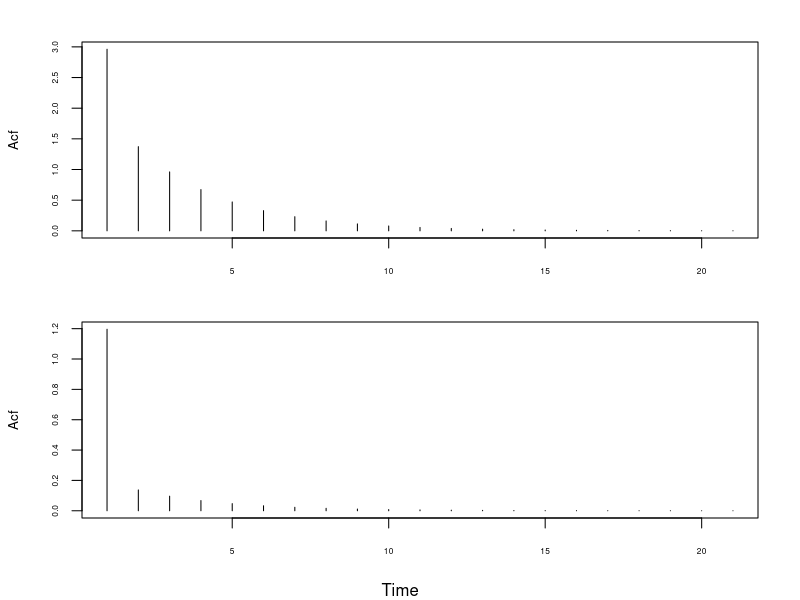
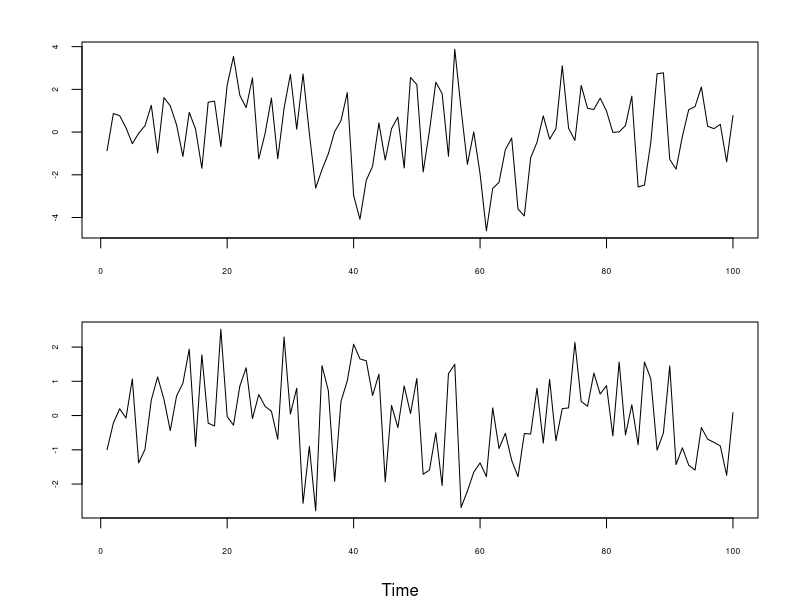
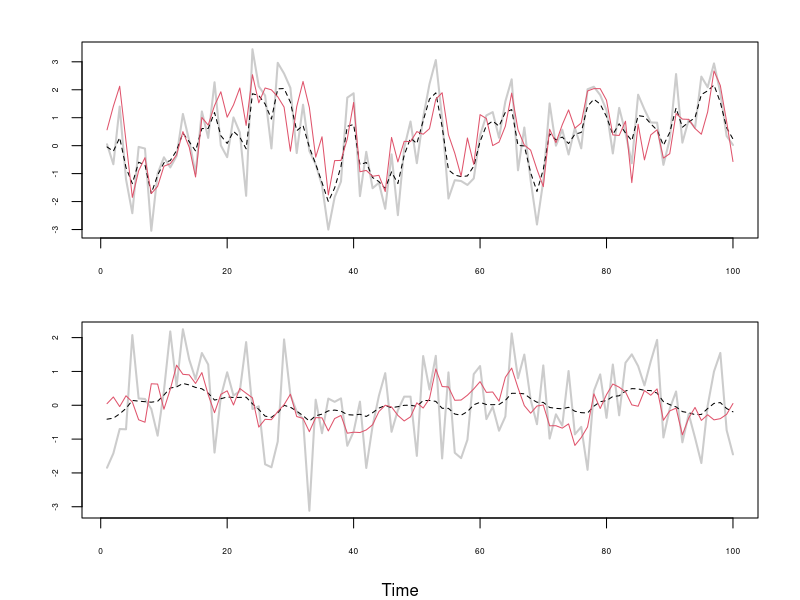
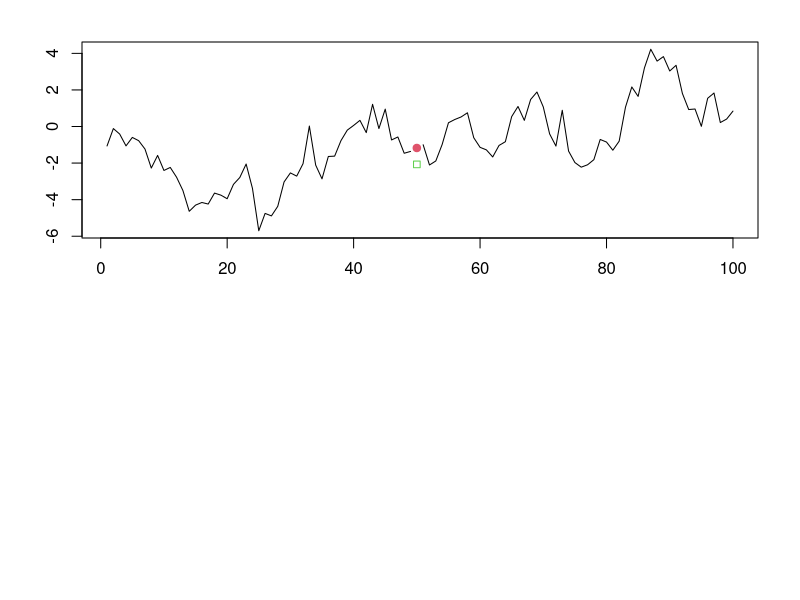

Recreate these plots in R, in order.
## ---- chunk 1
knitr::opts_knit$set(root.dir = 'C:/Users/neide/OneDrive/Documents/GitHub/BEwebinar/Data')
## ---- chunk 2
snr <- 1
phi <- .7
gamma <- snr*phi^{seq(0,20)}/(1-phi^2)
gamma[1] <- gamma[1] + 1
par(oma=c(2,0,0,0),mar=c(2,4,2,2)+0.1,mfrow=c(2,1),cex.lab=.8)
plot(ts(gamma),xlab="",ylab="Acf",yaxt="n",xaxt="n",type="h")
axis(1,cex.axis=.5)
axis(2,cex.axis=.5)

snr <- .1
phi <- .7
gamma <- snr*phi^{seq(0,20)}/(1-phi^2)
gamma[1] <- gamma[1] + 1
plot(ts(gamma),xlab="",ylab="Acf",yaxt="n",xaxt="n",type="h")
axis(1,cex.axis=.5)
axis(2,cex.axis=.5)
mtext(text="Time",side=1,line=1,outer=TRUE)
## ---- chunk 3
snr <- 1
w <- rnorm(100)
e <- rnorm(100,sd=sqrt(snr))
z <- rep(0,100)
phi <- .7
z0 <- rnorm(1,sd=sqrt(snr))/sqrt(1-phi^2)
z[1] <- phi*z0 + e[1]
for(t in 2:100) { z[t] <- phi*z[t-1] + e[t] }
x <- z + w
par(oma=c(2,0,0,0),mar=c(2,4,2,2)+0.1,mfrow=c(2,1),cex.lab=.8)
plot(ts(x),xlab="",ylab="",yaxt="n",xaxt="n")
axis(1,cex.axis=.5)
axis(2,cex.axis=.5)

snr <- .1
w <- rnorm(100)
e <- rnorm(100,sd=sqrt(snr))
z <- rep(0,100)
phi <- .7
z0 <- rnorm(1,sd=sqrt(snr))/sqrt(1-phi^2)
z[1] <- phi*z0 + e[1]
for(t in 2:100) { z[t] <- phi*z[t-1] + e[t] }
x <- z + w
plot(ts(x),xlab="",ylab="",yaxt="n",xaxt="n")
axis(1,cex.axis=.5)
axis(2,cex.axis=.5)
mtext(text="Time",side=1,line=1,outer=TRUE)
## ---- chunk 4
snr <- 1
w <- rnorm(100)
e <- rnorm(100,sd=sqrt(snr))
z <- rep(0,100)
phi <- .7
z0 <- rnorm(1,sd=sqrt(snr))/sqrt(1-phi^2)
z[1] <- phi*z0 + e[1]
for(t in 2:100) { z[t] <- phi*z[t-1] + e[t] }
x <- z + w
gamma <- snr*phi^{seq(0,99)}/(1-phi^2)
gamma[1] <- gamma[1] + 1
zhat <- x - solve(toeplitz(gamma),x)
par(oma=c(2,0,0,0),mar=c(2,4,2,2)+0.1,mfrow=c(2,1),cex.lab=.8)
plot(ts(x),xlab="",ylab="",col=gray(.8),lwd=2,yaxt="n",xaxt="n")
axis(1,cex.axis=.5)
axis(2,cex.axis=.5)
lines(ts(zhat),lty=2)
lines(ts(z),col=2)

snr <- .1
w <- rnorm(100)
e <- rnorm(100,sd=sqrt(snr))
z <- rep(0,100)
phi <- .7
z0 <- rnorm(1,sd=sqrt(snr))/sqrt(1-phi^2)
z[1] <- phi*z0 + e[1]
for(t in 2:100) { z[t] <- phi*z[t-1] + e[t] }
x <- z + w
gamma <- snr*phi^{seq(0,99)}/(1-phi^2)
gamma[1] <- gamma[1] + 1
zhat <- x - solve(toeplitz(gamma),x)
plot(ts(x),xlab="",ylab="",col=gray(.8),lwd=2,yaxt="n",xaxt="n")
axis(1,cex.axis=.5)
axis(2,cex.axis=.5)
lines(ts(zhat),lty=2)
lines(ts(z),col=2)
mtext(text="Time",side=1,line=1,outer=TRUE)
## ---- chunk 5
phi <- .9
e <- rnorm(100,sd=1)
x <- rep(0,100)
x0 <- rnorm(1,sd=1)/sqrt(1-phi^2)
x[1] <- phi*x0 + e[1]
for(t in 2:100) { x[t] <- phi*x[t-1] + e[t] }
x.val <- x[50]
x[50] <- NA
xhat <- (phi/(1+phi^2))*(x[49]+x[51])
plot(ts(x),ylab="")
points(ts(c(rep(NA,49),xhat,rep(NA,50))),col=2,pch=19)
points(ts(c(rep(NA,49),x.val,rep(NA,50))),col=3,pch=22)
